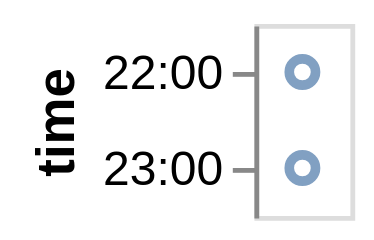

Vega-Lite specification for this chart:
### Vega-Lite specification from a JSON file in a GitHub repository (floating-point values rounded to 4 significant figures)
{"$schema": "https://vega.github.io/schema/vega-lite/v4.json", "description": "Google's stock price over time. Used to demonstrate time parsing of input data.", "data": {"values": [{"date": "10 Oct 2011 22:48:00"}, {"date": "11 Oct 2022 23:00:00"}]}, "mark": "point", "encoding": {"y": {"timeUnit": "hours", "field": "date", "type": "ordinal", "axis": {"title": "time"}}}}
